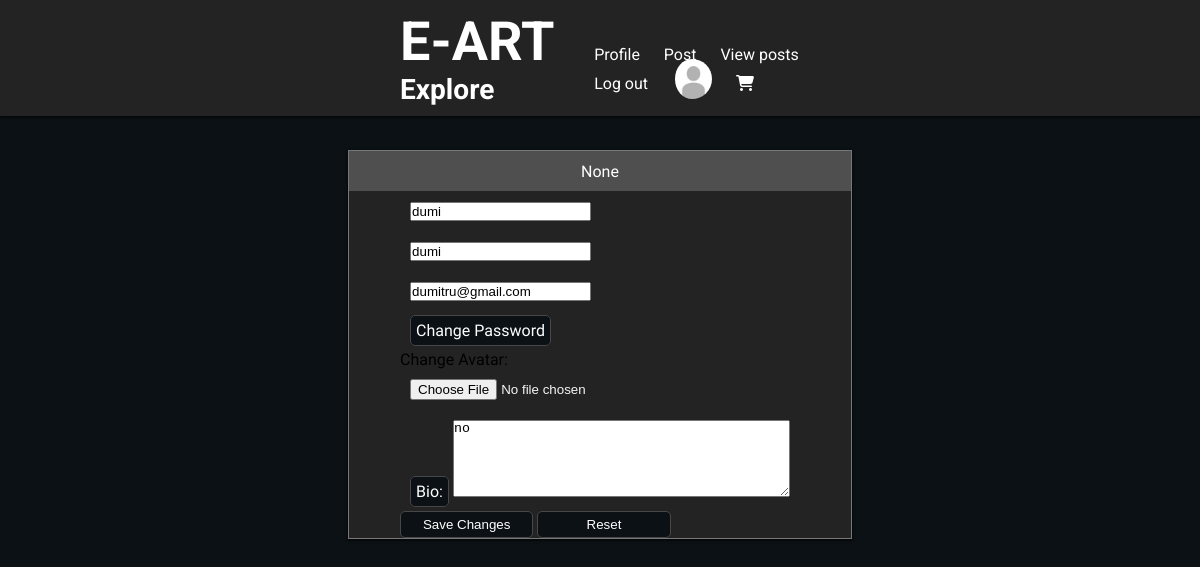
Page /profile/ (signed in) on the committed database.
### users/models.py (models this page shows, shortened)
class CustomAuthUser(AbstractUser):
    username = None
    first_name = models.CharField(_("first name"), max_length=150, blank=False, null=False)
    last_name = models.CharField(_("last name"), max_length=150, blank=False, null=False)
    email = models.EmailField(_("email address"), blank=False, null=False, unique=True)
    USERNAME_FIELD = "email"
    REQUIRED_FIELDS = ['first_name', 'last_name']
    objects = CustomUserManager()

class Profile(models.Model):
    user = models.OneToOneField(CustomAuthUser, on_delete=models.CASCADE)
    avatar = models.ImageField(default='default.jpg', upload_to='profile_images')
    bio = models.TextField()

### users/views.py (the view)
# urls.py: path('profile/', profile, name='users-profile')
@login_required
def profile(request):
    if request.method == 'POST':
        user_form = UpdateUserForm(request.POST, instance=request.user.profile)
        profile_form = UpdateProfileForm(request.POST, request.FILES, instance=request.user.profile)
        if user_form.is_valid() and profile_form.is_valid():
            user_form.save()
            profile_form.save()
            messages.success(request, 'Your profile is updated successfully')
            return redirect(to='users:users-profile')
    else:
        user_form = UpdateUserForm(instance=request.user)
        profile_form = UpdateProfileForm(instance=request.user.profile)
    return render(request, 'users/profile.html', {'user_form': user_form, 'profile_form': profile_form})

### users/forms.py
class UpdateUserForm(forms.ModelForm):
    class Meta:
        model = AuthUser
        fields = ['first_name', 'last_name', 'email']

class UpdateProfileForm(forms.ModelForm):
    avatar = forms.ImageField(widget=forms.FileInput(attrs={'class': 'form-control-file'}))
    bio = forms.CharField(widget=forms.Textarea(attrs={'class': 'form=control', 'rows': 5}))
    class Meta:
        model = Profile
        fields = ['avatar', 'bio']

### users/templates/users/profile.html (shortened to what this page needs)
{% extends "users/base.html" %}
{% block content %}
    <div class="form-upload">
        <header class="header"><a>{{user.username}}</a></header>
        <form method="post" enctype="multipart/form-data">
                        <p>{{ user_form.first_name }}</p>
                        <p>{{ user_form.last_name }}</p>
                        <p>{{ user_form.email }}</p>
                        <p><a href="{% url 'password_change' %}" class="btn-profile">Change Password</a></p>
                        <label class="small mb-1">Change Avatar:</label>
                        <p>{{ profile_form.avatar }}</p>
                    <p><label class="btn-profile">Bio:</label> {{ profile_form.bio }}</p>
            <button type="submit" class="btn-profile">Save Changes</button>
            <button type="reset" class="btn-profile">Reset</button>
        </form>
    </div>
{% endblock content %}

### users/templates/users/nav.html (shortened to what this page needs)
<nav>
    <ul id="nav-title">
        <li><h1 ><a href="/" id="nav-title">E-ART</a></h1></li>
        <li><h3 ><a href="{% url 'post:explore' %}" >Explore</a></h3></li>
    </ul>
    <ul id="nav-user">
        {% if user.is_authenticated %}
        <li><a href="{% url 'users:users-profile' %}">Profile</a></li>
        <li><a href="{% url 'post:user-post' %}" >Post</a></li>
        <li><a href="{% url 'post:user-file' %}" >View posts</a></li>
        <li><a href="{% url 'logout' %}">Log out</a></li>
        <li><a href="{% url 'users:users-profile' %}" id="user"><img src="{{user.profile.avatar.url}}" class="avatar" width="30px">
        </a></li>
          {% endif %}
          <li><a href="{% url 'cart:cart-summary' %}" id="shopping"><i class="fa-solid fa-cart-shopping"></i></a></li>
    </ul>
</nav>

### static/css/style.css (style rules this page uses)
h3 { text-align: justify; }
.avatar { vertical-align: middle; width: 170px; height: 150px; border-radius: 50%; }
body { background-color:#0b1115; font-family: 'Carrois Gothic', sans-serif; }
p { color: rgb(245, 245, 245); }
h1 { text-align:center; }
.avatar { margin-top:-15px; padding-left:3px; padding-top:0px; vertical-align: top; width: 40px; height: 40px; border-radius: 50%; }
h1 { font-family: 'Roboto', sans-serif; }
nav { display: flex; align-items: baseline; padding: 10px 375px; background-color: #232323; box-shadow: 0 1px 3px rgb(0, 0, 0); position: fixed; top: 0; width: 100%; z-index: 1; }
nav li { display: inline-block; list-style: none; padding: 0 20px; }
#nav-title { margin-right: auto; font-size: 1.5em; }
* { margin: 0; padding: 0; box-sizing: border-box; }
nav a { width:min-content; height:40px; padding:5px; text-decoration: none; font-family: 'Roboto', sans-serif; color:white; text-align:center; white-space: nowrap; transition: all 0.3s ease 0s; }
nav a:not(#user, #nav-title):hover { background-color:#3d3d3d; border-radius:55px ; color:white; }
#nav-user li { padding: 5px; }
.btn-profile { background-color: #0b1115; width: calc(100% / 3); padding:5px; color:rgb(255, 255, 255); border:1px solid #484747; border-radius: 5px; margin: auto; text-decoration: none; }
.form-upload { display:flex; margin: auto; margin-top: 50px; display: flex; width: 60%; background-color:#232323; box-shadow: 0 1px 3px rgb(0, 0, 0); border: 0.1px solid rgb(120, 120, 120); flex-direction: column; height: auto; }
form { margin: auto; }
form p { padding: 10px; }
header { display: flex; width: 100%; height: 40px; text-align: center; background-color: #4f4f4f; color:white; align-items: center; }
header a { margin:auto; }

### rows in the picture
CustomAuthUser: profile.avatar (placeholder picture), username "None", first_name "dumi", last_name "dumi", email "dumitru@gmail.com"
Profile: bio "no"
